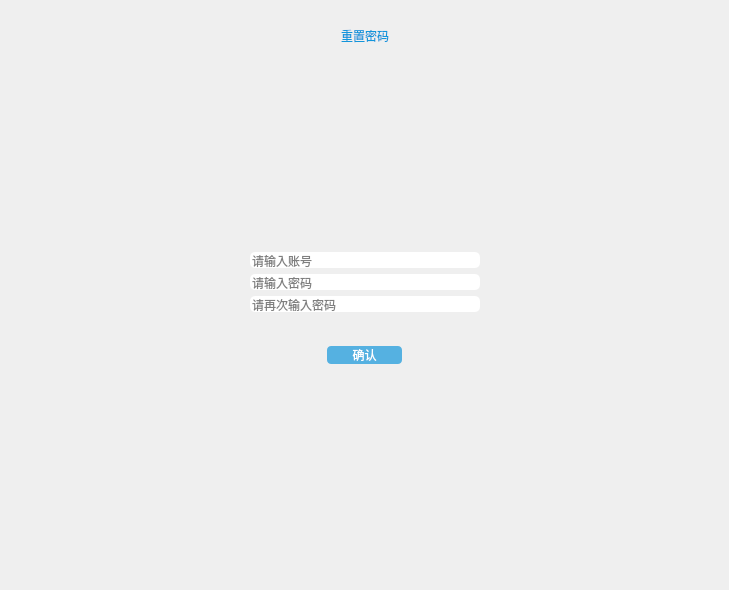
<?xml version="1.0" encoding="UTF-8"?>
<ui version="4.0">
 <class>ResetPassword</class>
 <widget class="QWidget" name="ResetPassword">
  <property name="geometry">
   <rect>
    <x>0</x>
    <y>0</y>
    <width>729</width>
    <height>590</height>
   </rect>
  </property>
  <property name="windowTitle">
   <string>Form</string>
  </property>
  <property name="styleSheet">
   <string notr="true">QLabel,
QPushButton 
{
	border: none;
	color: #1296db;
	font: 14px &quot;微软雅黑&quot;;
}

QLabel:hover,
QPushButton:hover
{
	color: #ffffff;
}

QLineEdit
{
	border: none;
	color: #000000;
	font: 75 14px &quot;微软雅黑&quot;;
	border-radius: 5px;
	selection-background-color: #def0fe;
	selection-color: #1296db;
}

QPushButton:pressed
{
	color: #00aaff;
}

QMessageBox
{
	border-image: url(:/Images/dialog.jpg);
}</string>
  </property>
  <layout class="QVBoxLayout" name="verticalLayout_3">
   <property name="bottomMargin">
    <number>50</number>
   </property>
   <item>
    <widget class="QWidget" name="widget_5" native="true">
     <layout class="QHBoxLayout" name="horizontalLayout_3">
      <item>
       <widget class="QPushButton" name="backButton">
        <property name="minimumSize">
         <size>
          <width>32</width>
          <height>32</height>
         </size>
        </property>
        <property name="focusPolicy">
         <enum>Qt::NoFocus</enum>
        </property>
        <property name="styleSheet">
         <string notr="true">QPushButton
{
	border-image: url(:/Images/back.png);
}

QPushButton:hover
{
	border-image: url(:/Images/back_hover.png);
}

QPushButton:pressed
{
	border-image: url(:/Images/back_pre.png);
}


</string>
        </property>
        <property name="text">
         <string/>
        </property>
        <property name="flat">
         <bool>true</bool>
        </property>
       </widget>
      </item>
      <item>
       <spacer name="horizontalSpacer_5">
        <property name="orientation">
         <enum>Qt::Horizontal</enum>
        </property>
        <property name="sizeHint" stdset="0">
         <size>
          <width>40</width>
          <height>20</height>
         </size>
        </property>
       </spacer>
      </item>
      <item>
       <widget class="QLabel" name="label">
        <property name="styleSheet">
         <string notr="true">font: 25px &quot;微软雅黑&quot;;</string>
        </property>
        <property name="text">
         <string>重置密码</string>
        </property>
       </widget>
      </item>
      <item>
       <spacer name="horizontalSpacer_6">
        <property name="orientation">
         <enum>Qt::Horizontal</enum>
        </property>
        <property name="sizeHint" stdset="0">
         <size>
          <width>40</width>
          <height>20</height>
         </size>
        </property>
       </spacer>
      </item>
      <item>
       <widget class="QLabel" name="label_2">
        <property name="minimumSize">
         <size>
          <width>32</width>
          <height>32</height>
         </size>
        </property>
        <property name="text">
         <string/>
        </property>
       </widget>
      </item>
     </layout>
    </widget>
   </item>
   <item>
    <spacer name="verticalSpacer_2">
     <property name="orientation">
      <enum>Qt::Vertical</enum>
     </property>
     <property name="sizeHint" stdset="0">
      <size>
       <width>20</width>
       <height>113</height>
      </size>
     </property>
    </spacer>
   </item>
   <item>
    <widget class="QWidget" name="widget_3" native="true">
     <layout class="QHBoxLayout" name="horizontalLayout">
      <item>
       <spacer name="horizontalSpacer">
        <property name="orientation">
         <enum>Qt::Horizontal</enum>
        </property>
        <property name="sizeHint" stdset="0">
         <size>
          <width>40</width>
          <height>20</height>
         </size>
        </property>
       </spacer>
      </item>
      <item>
       <widget class="QWidget" name="widget_2" native="true">
        <layout class="QVBoxLayout" name="verticalLayout_2">
         <item>
          <widget class="QLineEdit" name="accountEdit">
           <property name="sizePolicy">
            <sizepolicy hsizetype="Minimum" vsizetype="Fixed">
             <horstretch>0</horstretch>
             <verstretch>0</verstretch>
            </sizepolicy>
           </property>
           <property name="minimumSize">
            <size>
             <width>230</width>
             <height>0</height>
            </size>
           </property>
           <property name="maximumSize">
            <size>
             <width>16777215</width>
             <height>16777215</height>
            </size>
           </property>
           <property name="focusPolicy">
            <enum>Qt::StrongFocus</enum>
           </property>
           <property name="maxLength">
            <number>20</number>
           </property>
           <property name="placeholderText">
            <string>请输入账号</string>
           </property>
           <property name="clearButtonEnabled">
            <bool>false</bool>
           </property>
          </widget>
         </item>
         <item>
          <widget class="QLineEdit" name="passwordEdit">
           <property name="sizePolicy">
            <sizepolicy hsizetype="Minimum" vsizetype="Fixed">
             <horstretch>0</horstretch>
             <verstretch>0</verstretch>
            </sizepolicy>
           </property>
           <property name="minimumSize">
            <size>
             <width>230</width>
             <height>0</height>
            </size>
           </property>
           <property name="maximumSize">
            <size>
             <width>16777215</width>
             <height>16777215</height>
            </size>
           </property>
           <property name="focusPolicy">
            <enum>Qt::StrongFocus</enum>
           </property>
           <property name="maxLength">
            <number>20</number>
           </property>
           <property name="echoMode">
            <enum>QLineEdit::Password</enum>
           </property>
           <property name="placeholderText">
            <string>请输入密码</string>
           </property>
           <property name="clearButtonEnabled">
            <bool>false</bool>
           </property>
          </widget>
         </item>
         <item>
          <widget class="QLineEdit" name="confirmEdit">
           <property name="sizePolicy">
            <sizepolicy hsizetype="Minimum" vsizetype="Fixed">
             <horstretch>0</horstretch>
             <verstretch>0</verstretch>
            </sizepolicy>
           </property>
           <property name="minimumSize">
            <size>
             <width>230</width>
             <height>0</height>
            </size>
           </property>
           <property name="maximumSize">
            <size>
             <width>16777215</width>
             <height>16777215</height>
            </size>
           </property>
           <property name="focusPolicy">
            <enum>Qt::StrongFocus</enum>
           </property>
           <property name="maxLength">
            <number>20</number>
           </property>
           <property name="echoMode">
            <enum>QLineEdit::Password</enum>
           </property>
           <property name="placeholderText">
            <string>请再次输入密码</string>
           </property>
           <property name="clearButtonEnabled">
            <bool>false</bool>
           </property>
          </widget>
         </item>
        </layout>
       </widget>
      </item>
      <item>
       <spacer name="horizontalSpacer_2">
        <property name="orientation">
         <enum>Qt::Horizontal</enum>
        </property>
        <property name="sizeHint" stdset="0">
         <size>
          <width>40</width>
          <height>20</height>
         </size>
        </property>
       </spacer>
      </item>
     </layout>
    </widget>
   </item>
   <item>
    <widget class="QWidget" name="widget_4" native="true">
     <layout class="QHBoxLayout" name="horizontalLayout_2">
      <item>
       <spacer name="horizontalSpacer_3">
        <property name="orientation">
         <enum>Qt::Horizontal</enum>
        </property>
        <property name="sizeHint" stdset="0">
         <size>
          <width>40</width>
          <height>20</height>
         </size>
        </property>
       </spacer>
      </item>
      <item>
       <widget class="QPushButton" name="confirmButton">
        <property name="minimumSize">
         <size>
          <width>75</width>
          <height>0</height>
         </size>
        </property>
        <property name="focusPolicy">
         <enum>Qt::NoFocus</enum>
        </property>
        <property name="styleSheet">
         <string notr="true">QPushButton 
{
	background-color: rgba(18, 150, 219, 0.7);
    border-radius: 4px;  
	color: #ffffff;
	font: 14px &quot;微软雅黑&quot;;
}  

QPushButton:pressed
{
	background-color: #00aaff;
}</string>
        </property>
        <property name="text">
         <string>确认</string>
        </property>
       </widget>
      </item>
      <item>
       <spacer name="horizontalSpacer_4">
        <property name="orientation">
         <enum>Qt::Horizontal</enum>
        </property>
        <property name="sizeHint" stdset="0">
         <size>
          <width>40</width>
          <height>20</height>
         </size>
        </property>
       </spacer>
      </item>
     </layout>
    </widget>
   </item>
   <item>
    <spacer name="verticalSpacer">
     <property name="orientation">
      <enum>Qt::Vertical</enum>
     </property>
     <property name="sizeHint" stdset="0">
      <size>
       <width>20</width>
       <height>112</height>
      </size>
     </property>
    </spacer>
   </item>
  </layout>
 </widget>
 <resources/>
 <connections/>
</ui>
